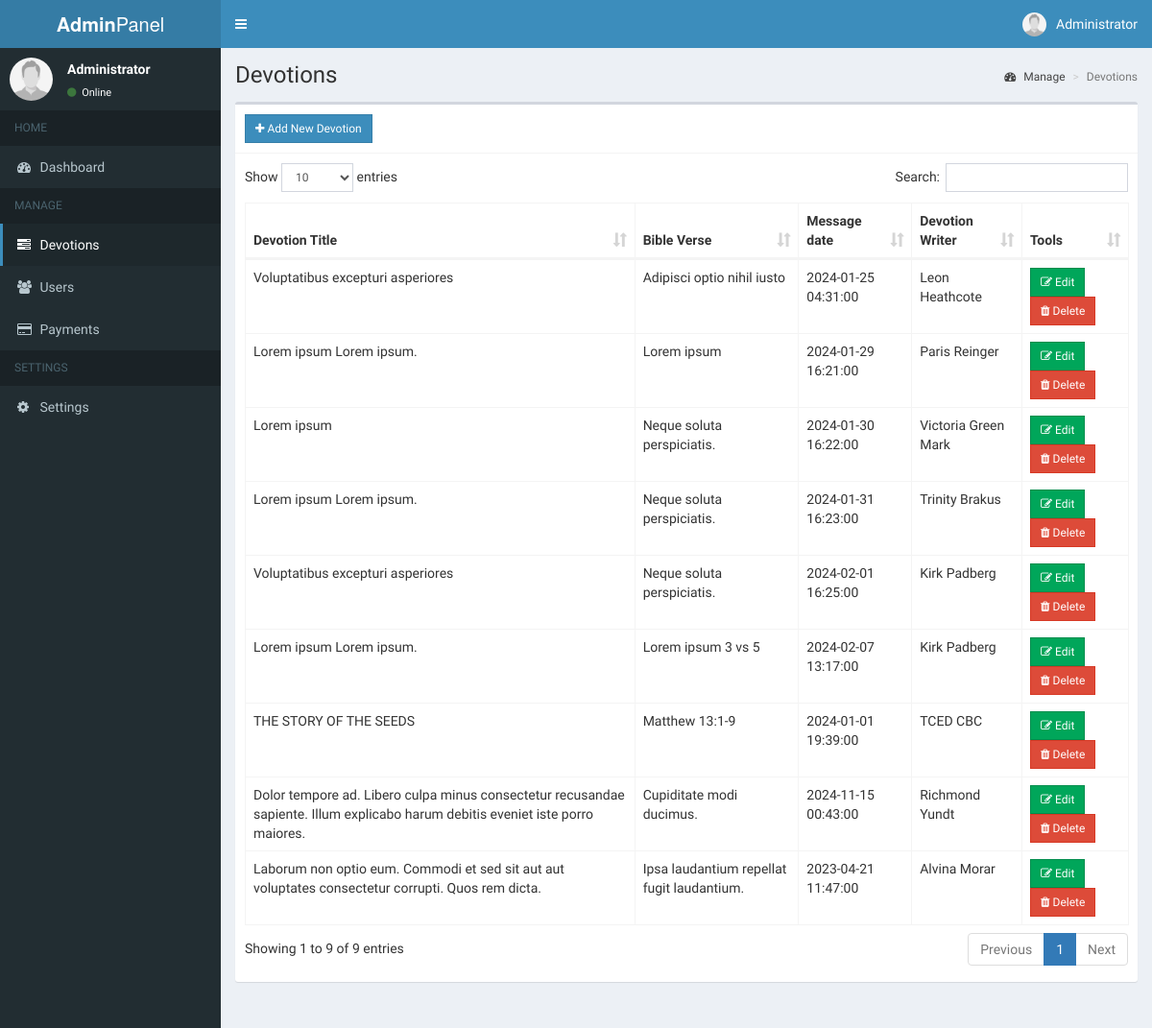
/src/AdminPanel/admin/devotions.php (signed in), run on the app's committed database.
### tables this page shows
CREATE TABLE IF NOT EXISTS `users` (
  `id` int(200) NOT NULL AUTO_INCREMENT,
  `full_name` varchar(200) NOT NULL,
  `phone` varchar(20) NOT NULL,
  `email` varchar(200) NOT NULL,
  `password` varchar(300) NOT NULL,
  `user_type` varchar(10) DEFAULT 'user',
  `photo` varchar(300) NOT NULL,
  `creation_date` timestamp NOT NULL,
  PRIMARY KEY (`id`),
  UNIQUE KEY `phone` (`phone`)
);

CREATE TABLE IF NOT EXISTS `devotions` (
  `id` int(200) NOT NULL AUTO_INCREMENT,
  `bible_verse` varchar(200) NOT NULL,
  `bible_verse_message` varchar(2000) NOT NULL,
  `devotion_title` varchar(200) NOT NULL,
  `message_date` datetime NOT NULL,
  `devotion_message` varchar(5000) NOT NULL,
  `devotion_prayer` varchar(2000) NOT NULL,
  `prayer_point` varchar(300) NOT NULL,
  `devotion_writer` varchar(200) NOT NULL DEFAULT 'TCED ',
  `creation_date` timestamp NOT NULL,
  PRIMARY KEY (`id`)
);

### src/AdminPanel/admin/includes/session.php (called while the page is built, shortened)
<?php
	include 'includes/conn.php';
	$sql = "SELECT * FROM users WHERE id = '".$_SESSION['admin']."'";
	$query = $conn->query($sql);
	$user = $query->fetch_assoc();
?>

### src/AdminPanel/admin/devotions.php (the view, shortened to what this page needs)
<?php include 'includes/session.php'; ?>
<?php include 'includes/header.php'; ?>
<body class="hold-transition skin-blue sidebar-mini">
<div class="wrapper">
  <?php include 'includes/navbar.php'; ?>
  <?php include 'includes/menubar.php'; ?>
  <div class="content-wrapper">
    <section class="content-header">
      <h1>
        Devotions
      </h1>
      <ol class="breadcrumb">
        <li><a href="#"><i class="fa fa-dashboard"></i> Manage</a></li>
        <li class="active">Devotions</li>
      </ol>
    </section>
    <section class="content">
      <div class="row">
        <div class="col-xs-12">
          <div class="box">
            <div class="box-header with-border">
              <a href="#addnew" data-toggle="modal" class="btn btn-primary btn-sm btn-flat"><i class="fa fa-plus"></i>  Add New Devotion</a>
            </div>
            <div class="box-body">
              <table id="example1" class="table table-bordered">
                <thead>
                  <th>Devotion Title</th>
                  <th>Bible Verse</th>
                  <th>Message date</th>
                  <th>Devotion Writer</th>
                  <th>Tools</th>
                </thead>
                <tbody>
                  <?php
                    $sql = "SELECT * FROM devotions ORDER BY creation_date ASC";
                    $query = $conn->query($sql);
                    while($row = $query->fetch_assoc()){
                      echo "
                        <tr>
                          <td class='hidden'></td>
                          <td>".$row['devotion_title']."</td>
                          <td>".$row['bible_verse']."</td>
                          <td>".$row['message_date']."</td>
                          <td>".$row['devotion_writer']."</td>
                          <td>
                            <button class='btn btn-success btn-sm edit btn-flat' data-id='".$row['id']."'><i class='fa fa-edit'></i> Edit</button>
                            <button class='btn btn-danger btn-sm delete btn-flat' data-id='".$row['id']."'><i class='fa fa-trash'></i> Delete</button>
                          </td>
                        </tr>
                      ";
                    }
                  ?>
                </tbody>
              </table>
            </div>
          </div>
        </div>
      </div>
    </section>
  </div>
</div>
</body>
</html>

### src/AdminPanel/admin/includes/navbar.php (shortened to what this page needs)
<header class="main-header">
  <a href="#" class="logo">
    <span class="logo-lg"><b>Admin</b>Panel</span>
  </a>
  <nav class="navbar navbar-static-top">
    <a href="#" class="sidebar-toggle" data-toggle="push-menu" role="button">
    </a>
    <div class="navbar-custom-menu">
      <ul class="nav navbar-nav">
        <li class="dropdown user user-menu">
          <a href="#" class="dropdown-toggle" data-toggle="dropdown">
            <img src="<?php echo (!empty($user['photo'])) ? '../images/'.$user['photo'] : '../images/profile.jpg'; ?>" class="user-image" alt="User Image">
            <span class="hidden-xs"><?php echo $user['full_name']; ?></span>
          </a>
        </li>
      </ul>
    </div>
  </nav>
</header>

### src/AdminPanel/admin/includes/menubar.php
<aside class="main-sidebar">
  <section class="sidebar">
    <div class="user-panel">
      <div class="pull-left image">
        <img src="<?php echo (!empty($user['photo'])) ? '../images/'.$user['photo'] : '../images/profile.jpg'; ?>" class="img-circle" alt="User Image">
      </div>
      <div class="pull-left info">
        <p><?php echo $user['full_name']; ?></p>
        <a><i class="fa fa-circle text-success"></i> Online</a>
      </div>
    </div>
    <ul class="sidebar-menu" data-widget="tree">
      <li class="header">HOME</li>
      <li class=""><a href="home.php"><i class="fa fa-dashboard"></i> <span>Dashboard</span></a></li>
      <li class="header">MANAGE</li>
      <li class=""><a href="devotions.php"><i class="fa fa-tasks"></i> <span>Devotions</span></a></li>
      <li class=""><a href="users.php"><i class="fa fa-users"></i> <span>Users</span></a></li>
      <li class=""><a href="payments.php"><i class="fa fa-credit-card"></i> <span>Payments</span></a></li>
      <li class="header">SETTINGS</li>
      <li class=""><a href="settings.php"><i class="fa fa-cog"></i> <span>Settings</span></a></li>
    </ul>
  </section>
</aside>

### data on the page
users: full_name "Administrator"
devotions: devotion_title "Voluptatibus excepturi asperiores", bible_verse "Adipisci optio nihil iusto", message_date "2024-01-25 04:31:00", devotion_writer "Leon Heathcote"
devotions: devotion_title "Lorem ipsum Lorem ipsum.", bible_verse "Lorem ipsum", message_date "2024-01-29 16:21:00", devotion_writer "Paris Reinger"
devotions: devotion_title "Lorem ipsum", bible_verse "Neque soluta perspiciatis.", message_date "2024-01-30 16:22:00", devotion_writer "Victoria Green Mark"
devotions: devotion_title "Lorem ipsum Lorem ipsum.", bible_verse "Neque soluta perspiciatis.", message_date "2024-01-31 16:23:00", devotion_writer "Trinity Brakus"
devotions: devotion_title "Voluptatibus excepturi asperiores", bible_verse "Neque soluta perspiciatis.", message_date "2024-02-01 16:25:00", devotion_writer "Kirk Padberg"
devotions: devotion_title "Lorem ipsum Lorem ipsum.", bible_verse "Lorem ipsum 3 vs 5", message_date "2024-02-07 13:17:00", devotion_writer "Kirk Padberg"
devotions: devotion_title "THE STORY OF THE SEEDS", bible_verse "Matthew 13:1-9", message_date "2024-01-01 19:39:00", devotion_writer "TCED CBC"
devotions: devotion_title "Dolor tempore ad. Libero culpa minus consectetur recusandae sapiente. Illum explicabo harum debitis eveniet iste porro maiores.", bible_verse "Cupiditate modi ducimus.", message_date "2024-11-15 00:43:00", devotion_writer "Richmond Yundt"
devotions: devotion_title "Laborum non optio eum. Commodi et sed sit aut aut voluptates consectetur corrupti. Quos rem dicta.", bible_verse "Ipsa laudantium repellat fugit laudantium.", message_date "2023-04-21 11:47:00", devotion_writer "Alvina Morar"
